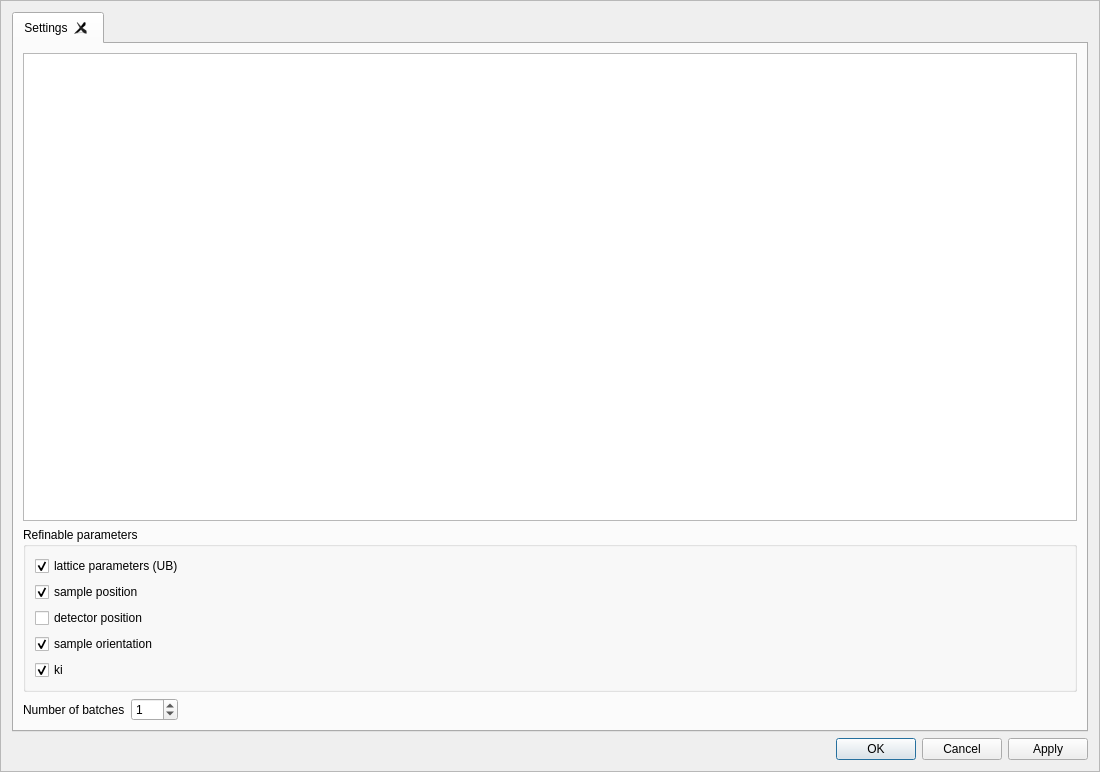
<?xml version="1.0" encoding="UTF-8"?>
<ui version="4.0">
 <class>FrameRefiner</class>
 <widget class="NSXQFrame" name="FrameRefiner">
  <property name="geometry">
   <rect>
    <x>0</x>
    <y>0</y>
    <width>1100</width>
    <height>772</height>
   </rect>
  </property>
  <property name="minimumSize">
   <size>
    <width>1100</width>
    <height>600</height>
   </size>
  </property>
  <property name="windowTitle">
   <string>Frame</string>
  </property>
  <property name="frameShape">
   <enum>QFrame::StyledPanel</enum>
  </property>
  <property name="frameShadow">
   <enum>QFrame::Raised</enum>
  </property>
  <layout class="QVBoxLayout" name="verticalLayout_4">
   <item>
    <widget class="QTabWidget" name="tabs">
     <property name="currentIndex">
      <number>0</number>
     </property>
     <property name="tabsClosable">
      <bool>true</bool>
     </property>
     <widget class="QWidget" name="settings">
      <attribute name="title">
       <string>Settings</string>
      </attribute>
      <layout class="QVBoxLayout" name="verticalLayout_3">
       <item>
        <widget class="PeakTableView" name="peaks"/>
       </item>
       <item>
        <layout class="QVBoxLayout" name="verticalLayout_2">
         <item>
          <widget class="QGroupBox" name="groupBox">
           <property name="title">
            <string>Refinable parameters</string>
           </property>
           <layout class="QVBoxLayout" name="verticalLayout">
            <item>
             <widget class="QCheckBox" name="refine_ub">
              <property name="toolTip">
               <string>&lt;html&gt;&lt;head/&gt;&lt;body&gt;&lt;p&gt;Refine the cell parameters (B matrix) alongside with the U matrix&lt;/p&gt;&lt;/body&gt;&lt;/html&gt;</string>
              </property>
              <property name="text">
               <string>lattice parameters (UB)</string>
              </property>
              <property name="checked">
               <bool>true</bool>
              </property>
             </widget>
            </item>
            <item>
             <widget class="QCheckBox" name="refine_sample_position">
              <property name="toolTip">
               <string>&lt;html&gt;&lt;head/&gt;&lt;body&gt;&lt;p&gt;Refine the sample position (offset according 0,0,0)&lt;/p&gt;&lt;/body&gt;&lt;/html&gt;</string>
              </property>
              <property name="text">
               <string>sample position</string>
              </property>
              <property name="checked">
               <bool>true</bool>
              </property>
             </widget>
            </item>
            <item>
             <widget class="QCheckBox" name="refine_detector_position">
              <property name="toolTip">
               <string>&lt;html&gt;&lt;head/&gt;&lt;body&gt;&lt;p&gt;Refine the detector offsets (according to (0,detector-to-sample-distance,0))&lt;/p&gt;&lt;/body&gt;&lt;/html&gt;</string>
              </property>
              <property name="text">
               <string>detector position</string>
              </property>
             </widget>
            </item>
            <item>
             <widget class="QCheckBox" name="refine_sample_orientation">
              <property name="toolTip">
               <string>&lt;html&gt;&lt;head/&gt;&lt;body&gt;&lt;p&gt;Refine the sample orientation (sample goniometer angles)&lt;/p&gt;&lt;/body&gt;&lt;/html&gt;</string>
              </property>
              <property name="text">
               <string>sample orientation</string>
              </property>
              <property name="checked">
               <bool>true</bool>
              </property>
             </widget>
            </item>
            <item>
             <widget class="QCheckBox" name="refine_ki">
              <property name="toolTip">
               <string>&lt;html&gt;&lt;head/&gt;&lt;body&gt;&lt;p&gt;The direction and norm of the incident beam. By refining the norm of this vector this corresponds to refining the wavelength.&lt;/p&gt;&lt;/body&gt;&lt;/html&gt;</string>
              </property>
              <property name="text">
               <string>ki</string>
              </property>
              <property name="checked">
               <bool>true</bool>
              </property>
             </widget>
            </item>
           </layout>
          </widget>
         </item>
         <item>
          <layout class="QHBoxLayout" name="horizontalLayout">
           <item>
            <widget class="QLabel" name="label">
             <property name="text">
              <string>Number of batches</string>
             </property>
            </widget>
           </item>
           <item>
            <widget class="QSpinBox" name="n_batches">
             <property name="toolTip">
              <string>&lt;html&gt;&lt;head/&gt;&lt;body&gt;&lt;p&gt;Set the number batches used for refining. A batch being a frame interval in which the refined parameters will be constant.&lt;/p&gt;&lt;/body&gt;&lt;/html&gt;</string>
             </property>
             <property name="wrapping">
              <bool>true</bool>
             </property>
             <property name="minimum">
              <number>1</number>
             </property>
             <property name="maximum">
              <number>100</number>
             </property>
             <property name="value">
              <number>1</number>
             </property>
            </widget>
           </item>
           <item>
            <spacer name="horizontalSpacer">
             <property name="orientation">
              <enum>Qt::Horizontal</enum>
             </property>
             <property name="sizeHint" stdset="0">
              <size>
               <width>40</width>
               <height>20</height>
              </size>
             </property>
            </spacer>
           </item>
          </layout>
         </item>
        </layout>
       </item>
      </layout>
     </widget>
    </widget>
   </item>
   <item>
    <widget class="QDialogButtonBox" name="actions">
     <property name="standardButtons">
      <set>QDialogButtonBox::Apply|QDialogButtonBox::Cancel|QDialogButtonBox::Ok</set>
     </property>
    </widget>
   </item>
  </layout>
 </widget>
 <customwidgets>
  <customwidget>
   <class>PeakTableView</class>
   <extends>QTableView</extends>
   <header>apps/views/PeakTableView.h</header>
  </customwidget>
  <customwidget>
   <class>NSXQFrame</class>
   <extends>QFrame</extends>
   <header>apps/frames/NSXQFrame.h</header>
   <container>1</container>
  </customwidget>
 </customwidgets>
 <resources/>
 <connections/>
</ui>
